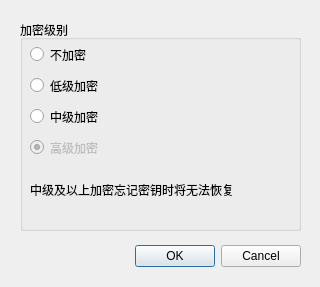
<?xml version="1.0" encoding="UTF-8"?>
<ui version="4.0">
 <class>Config</class>
 <widget class="QDialog" name="Config">
  <property name="geometry">
   <rect>
    <x>0</x>
    <y>0</y>
    <width>320</width>
    <height>287</height>
   </rect>
  </property>
  <property name="windowTitle">
   <string>选项</string>
  </property>
  <widget class="QDialogButtonBox" name="buttonBox">
   <property name="geometry">
    <rect>
     <x>-40</x>
     <y>240</y>
     <width>341</width>
     <height>32</height>
    </rect>
   </property>
   <property name="orientation">
    <enum>Qt::Horizontal</enum>
   </property>
   <property name="standardButtons">
    <set>QDialogButtonBox::Cancel|QDialogButtonBox::Ok</set>
   </property>
  </widget>
  <widget class="QGroupBox" name="groupBox">
   <property name="geometry">
    <rect>
     <x>20</x>
     <y>20</y>
     <width>281</width>
     <height>211</height>
    </rect>
   </property>
   <property name="title">
    <string>加密级别</string>
   </property>
   <widget class="QWidget" name="">
    <property name="geometry">
     <rect>
      <x>10</x>
      <y>22</y>
      <width>261</width>
      <height>171</height>
     </rect>
    </property>
    <layout class="QVBoxLayout" name="verticalLayout">
     <item>
      <widget class="QRadioButton" name="radioe0">
       <property name="minimumSize">
        <size>
         <width>0</width>
         <height>25</height>
        </size>
       </property>
       <property name="text">
        <string>不加密</string>
       </property>
      </widget>
     </item>
     <item>
      <widget class="QRadioButton" name="radioe2">
       <property name="minimumSize">
        <size>
         <width>0</width>
         <height>25</height>
        </size>
       </property>
       <property name="text">
        <string>低级加密</string>
       </property>
      </widget>
     </item>
     <item>
      <widget class="QRadioButton" name="radioe1">
       <property name="minimumSize">
        <size>
         <width>0</width>
         <height>25</height>
        </size>
       </property>
       <property name="text">
        <string>中级加密</string>
       </property>
      </widget>
     </item>
     <item>
      <widget class="QRadioButton" name="radioe3">
       <property name="enabled">
        <bool>false</bool>
       </property>
       <property name="minimumSize">
        <size>
         <width>0</width>
         <height>25</height>
        </size>
       </property>
       <property name="text">
        <string>高级加密</string>
       </property>
       <property name="checked">
        <bool>true</bool>
       </property>
      </widget>
     </item>
     <item>
      <widget class="QLabel" name="label">
       <property name="text">
        <string>中级及以上加密忘记密钥时将无法恢复</string>
       </property>
      </widget>
     </item>
    </layout>
   </widget>
  </widget>
 </widget>
 <resources/>
 <connections>
  <connection>
   <sender>buttonBox</sender>
   <signal>accepted()</signal>
   <receiver>Config</receiver>
   <slot>accept()</slot>
   <hints>
    <hint type="sourcelabel">
     <x>248</x>
     <y>254</y>
    </hint>
    <hint type="destinationlabel">
     <x>157</x>
     <y>274</y>
    </hint>
   </hints>
  </connection>
  <connection>
   <sender>buttonBox</sender>
   <signal>rejected()</signal>
   <receiver>Config</receiver>
   <slot>reject()</slot>
   <hints>
    <hint type="sourcelabel">
     <x>316</x>
     <y>260</y>
    </hint>
    <hint type="destinationlabel">
     <x>286</x>
     <y>274</y>
    </hint>
   </hints>
  </connection>
 </connections>
</ui>
